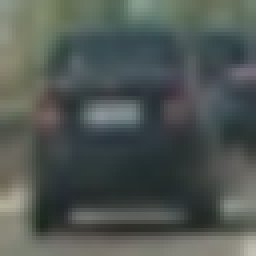
#> input picture test_images/Data2/vehicles/GTI_Far/image0002.png, 64 x 64 px (shown 4 times larger); its folder holds only this picture in this run
$ jupyter execute --allow-errors Untitled2.ipynb   (shell and % lines are left out)   (older library calls are emulated)
#> lines starting #> are read from the running program, lines starting #| are printed output that depends on the picture
[cell 1]
import matplotlib.image as mpimg
import matplotlib.pyplot as plt
import numpy as np
import cv2
import glob
import time
from sklearn.svm import LinearSVC
from sklearn.preprocessing import StandardScaler
from skimage.feature import hog
#from lesson_functions import *
# NOTE: the next import is only valid for scikit-learn version <= 0.17
# for scikit-learn >= 0.18 use:
# from sklearn.model_selection import train_test_split
from sklearn.cross_validation import train_test_split
from scipy.ndimage.measurements import label

[cell 2]
def get_hog_features(img, orient, pix_per_cell, cell_per_block,
                        vis=False, feature_vec=True):
    # Call with two outputs if vis==True
    if vis == True:
        features, hog_image = hog(img, orientations=orient,
                                  pixels_per_cell=(pix_per_cell, pix_per_cell),
                                  cells_per_block=(cell_per_block, cell_per_block),
                                  transform_sqrt=True,
                                  visualise=vis, feature_vector=feature_vec)
        return features, hog_image
    # Otherwise call with one output
    else:
        features = hog(img, orientations=orient,
                       pixels_per_cell=(pix_per_cell, pix_per_cell),
                       cells_per_block=(cell_per_block, cell_per_block),
                       transform_sqrt=True,
                       visualise=vis, feature_vector=feature_vec)
        return features

# Define a function to compute binned color features
def bin_spatial(img, size=(32, 32)):
    # Use cv2.resize().ravel() to create the feature vector
    features = cv2.resize(img, size).ravel()
    # Return the feature vector
    return features

# Define a function to compute color histogram features
# NEED TO CHANGE bins_range if reading .png files with mpimg!
def color_hist(img, nbins=32, bins_range=(0, 256)):
    # Compute the histogram of the color channels separately
    channel1_hist = np.histogram(img[:,:,0], bins=nbins, range=bins_range)
    channel2_hist = np.histogram(img[:,:,1], bins=nbins, range=bins_range)
    channel3_hist = np.histogram(img[:,:,2], bins=nbins, range=bins_range)
    # Concatenate the histograms into a single feature vector
    hist_features = np.concatenate((channel1_hist[0], channel2_hist[0], channel3_hist[0]))
    # Return the individual histograms, bin_centers and feature vector
    return hist_features

# Define a function to extract features from a list of images
# Have this function call bin_spatial() and color_hist()
def extract_features(imgs, color_space='RGB', spatial_size=(32, 32),
                        hist_bins=32, orient=9,
                        pix_per_cell=8, cell_per_block=2, hog_channel=0,
                        spatial_feat=True, hist_feat=True, hog_feat=True):
    # Create a list to append feature vectors to
    features = []
    # Iterate through the list of images
    for file in imgs:
        file_features = []
        # Read in each one by one
        #image = mpimg.imread(file)
        image = cv2.imread(file)
        image = cv2.cvtColor(image,cv2.COLOR_BGR2RGB)
        # apply color conversion if other than 'RGB'
        if color_space != 'RGB':
            if color_space == 'HSV':
                feature_image = cv2.cvtColor(image, cv2.COLOR_RGB2HSV)
            elif color_space == 'LUV':
                feature_image = cv2.cvtColor(image, cv2.COLOR_RGB2LUV)
            elif color_space == 'HLS':
                feature_image = cv2.cvtColor(image, cv2.COLOR_RGB2HLS)
            elif color_space == 'YUV':
                feature_image = cv2.cvtColor(image, cv2.COLOR_RGB2YUV)
            elif color_space == 'YCrCb':
                feature_image = cv2.cvtColor(image, cv2.COLOR_RGB2YCrCb)
        else: feature_image = np.copy(image)

        if spatial_feat == True:
            spatial_features = bin_spatial(feature_image, size=spatial_size)
            file_features.append(spatial_features)
        if hist_feat == True:
            # Apply color_hist()
            hist_features = color_hist(feature_image, nbins=hist_bins)
            file_features.append(hist_features)
        if hog_feat == True:
        # Call get_hog_features() with vis=False, feature_vec=True
            if hog_channel == 'ALL':
                hog_features = []
                for channel in range(feature_image.shape[2]):
                    hog_features.append(get_hog_features(feature_image[:,:,channel],
                                        orient, pix_per_cell, cell_per_block,
                                        vis=False, feature_vec=True))
                hog_features = np.ravel(hog_features)
            else:
                hog_features = get_hog_features(feature_image[:,:,hog_channel], orient,
                            pix_per_cell, cell_per_block, vis=False, feature_vec=True)
            # Append the new feature vector to the features list
            file_features.append(hog_features)
        features.append(np.concatenate(file_features))
    # Return list of feature vectors
    return features

# Define a function that takes an image,
# start and stop positions in both x and y,
# window size (x and y dimensions),
# and overlap fraction (for both x and y)
# [51 lines left out: functions slide_window, draw_boxes, not called in this run]

[cell 3]
# [77 lines left out: functions single_img_features, search_windows, not called in this run]

[cell 4]
cars = glob.glob('./test_images/Data2/vehicles/*/*.png')
notcars = glob.glob('./test_images/Data2/non-vehicles/*/*.png')

# Reduce the sample size because
# The quiz evaluator times out after 13s of CPU time
#sample_size = 5000
#cars = cars[0:sample_size]
#notcars = notcars[0:sample_size]

### TODO: Tweak these parameters and see how the results change.
color_space = 'YCrCb' # Can be RGB, HSV, LUV, HLS, YUV, YCrCb
orient = 8  # HOG orientations
pix_per_cell = 8 # HOG pixels per cell
cell_per_block = 2 # HOG cells per block
hog_channel ="ALL"# Can be 0, 1, 2, or "ALL"
spatial_size = (16,16) # Spatial binning dimensions
hist_bins = 32   # Number of histogram bins
spatial_feat = True # Spatial features on or off
hist_feat = True # Histogram features on or off
hog_feat = True # HOG features on or off
y_start_stop = [350,650] # Min and max in y to search in slide_window()
x_start_stop = [None, None]#[400,1300]

car_features = extract_features(cars, color_space=color_space,
                        spatial_size=spatial_size, hist_bins=hist_bins,
                        orient=orient, pix_per_cell=pix_per_cell,
                        cell_per_block=cell_per_block,
                        hog_channel=hog_channel, spatial_feat=spatial_feat,
                        hist_feat=hist_feat, hog_feat=hog_feat)
#> in extract_features, image is the input picture: shape (64, 64, 3); mean B, G, R 83.2, 87.3, 80.2
#> in extract_features, `feature_image = cv2.cvtColor(image, cv2.COLOR_RGB2YCrCb)`: feature_image: shape (64, 64, 3); mean of channels 0, 1, 2 84.7, 124.7, 127.2
#> in bin_spatial, `features = cv2.resize(img, size).ravel()`: features = 768 values, max 177 at index 765, min 39 at index 660, mean 112.4
#> in extract_features, `spatial_features = bin_spatial(feature_image, size=spatial_size)`: spatial_features has the same summary as features in bin_spatial
#> in color_hist, `hist_features = np.concatenate((channel1_hist[0], channel2_hist[0], ch..`: hist_features = 96 values, max 2685 at index 47, min 0 at index 0, mean 128
#> after the loop in extract_features, `for channel in range(feature_image.shape[2]):`: hog_features = 3 items
#> in extract_features, `hog_features = np.ravel(hog_features)`: hog_features = 4704 values, max 0.481 at index 1235, min 0 at index 3, mean 0.128
#> car_features = 2 items
notcar_features = extract_features(notcars, color_space=color_space,
                        spatial_size=spatial_size, hist_bins=hist_bins,
                        orient=orient, pix_per_cell=pix_per_cell,
                        cell_per_block=cell_per_block,
                        hog_channel=hog_channel, spatial_feat=spatial_feat,
                        hist_feat=hist_feat, hog_feat=hog_feat)

#> (the rest of this cell did not finish here and is left out)

#> (a cell that did not finish here is left out)

[cell 6]
import matplotlib.image as mpimg
import matplotlib.pyplot as plt
import numpy as np
import pickle
import cv2


color_space = 'YCrCb' # Can be RGB, HSV, LUV, HLS, YUV, YCrCb
orient = 8  # HOG orientations
pix_per_cell = 8 # HOG pixels per cell
cell_per_block = 2 # HOG cells per block
hog_channel ="ALL"# Can be 0, 1, 2, or "ALL"
spatial_size = (16,16) # Spatial binning dimensions
hist_bins = 32   # Number of histogram bins
spatial_feat = True # Spatial features on or off
hist_feat = True # Histogram features on or off
hog_feat = True # HOG features on or off
y_start_stop = [400,650] # Min and max in y to search in slide_window()
x_start_stop = [None, None]#[400,1300]


# Define a single function that can extract features using hog sub-sampling and make predictions
# [67 lines left out: function find_cars, not called in this run]

ystart = 400
ystop = 650
scale = 1.5

img=mpimg.imread('test_images/test5.jpg')
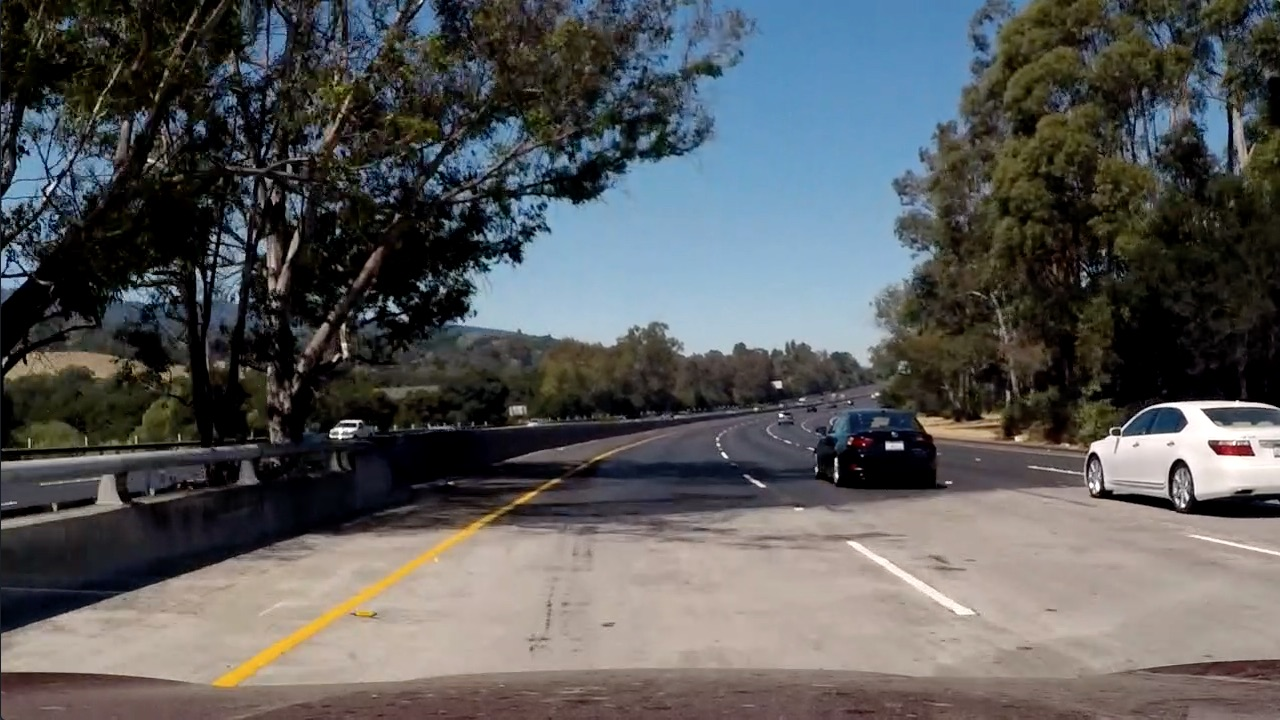
#> input picture test_images/test5.jpg, 1280 x 720 px
#> img is the input picture: shape (720, 1280, 3); mean R, G, B 88.5, 89.3, 89.8

#> (the rest of this cell did not finish here and is left out)

[cell 7]
# Define a single function that can extract features using hog sub-sampling and make predictions
def find_cars2(img, ystart, ystop, scale):

    color_space = 'YCrCb' # Can be RGB, HSV, LUV, HLS, YUV, YCrCb
    orient = 8  # HOG orientations
    pix_per_cell = 8 # HOG pixels per cell
    cell_per_block = 2 # HOG cells per block
    hog_channel ="ALL"# Can be 0, 1, 2, or "ALL"
    spatial_size = (16,16) # Spatial binning dimensions
    hist_bins = 32   # Number of histogram bins
    spatial_feat = True # Spatial features on or off
    hist_feat = True # Histogram features on or off
    hog_feat = True # HOG features on or off


    draw_img = np.copy(img)
    #img = img.astype(np.float32)/255

    boxes=[]
    img_tosearch = img[ystart:ystop,:,:]
    #ctrans_tosearch = convert_color(img_tosearch, conv='RGB2YCrCb')
    ctrans_tosearch =cv2.cvtColor(img_tosearch,cv2.COLOR_RGB2YCrCb)

    if scale != 1:
        imshape = ctrans_tosearch.shape
        ctrans_tosearch = cv2.resize(ctrans_tosearch, (np.int(imshape[1]/scale), np.int(imshape[0]/scale)))

    ch1 = ctrans_tosearch[:,:,0]
    ch2 = ctrans_tosearch[:,:,1]
    ch3 = ctrans_tosearch[:,:,2]

    # Define blocks and steps as above
    nxblocks = (ch1.shape[1] // pix_per_cell) - cell_per_block + 1
    nyblocks = (ch1.shape[0] // pix_per_cell) - cell_per_block + 1
    nfeat_per_block = orient*cell_per_block**2

    # 64 was the orginal sampling rate, with 8 cells and 8 pix per cell
    window = 64
    nblocks_per_window = (window // pix_per_cell) - cell_per_block + 1
    cells_per_step = 2  # Instead of overlap, define how many cells to step
    nxsteps = (nxblocks - nblocks_per_window) // cells_per_step
    nysteps = (nyblocks - nblocks_per_window) // cells_per_step

    # Compute individual channel HOG features for the entire image
    hog1 = get_hog_features(ch1, orient, pix_per_cell, cell_per_block, feature_vec=False)
    hog2 = get_hog_features(ch2, orient, pix_per_cell, cell_per_block, feature_vec=False)
    hog3 = get_hog_features(ch3, orient, pix_per_cell, cell_per_block, feature_vec=False)

    for xb in range(nxsteps):
        for yb in range(nysteps):
            ypos = yb*cells_per_step
            xpos = xb*cells_per_step
            # Extract HOG for this patch
            hog_feat1 = hog1[ypos:ypos+nblocks_per_window, xpos:xpos+nblocks_per_window].ravel()
            hog_feat2 = hog2[ypos:ypos+nblocks_per_window, xpos:xpos+nblocks_per_window].ravel()
            hog_feat3 = hog3[ypos:ypos+nblocks_per_window, xpos:xpos+nblocks_per_window].ravel()
            hog_features = np.hstack((hog_feat1, hog_feat2, hog_feat3))

            xleft = xpos*pix_per_cell
            ytop = ypos*pix_per_cell

            # Extract the image patch
            subimg = cv2.resize(ctrans_tosearch[ytop:ytop+window, xleft:xleft+window], (64,64))

            # Get color features
            spatial_features = bin_spatial(subimg, size=spatial_size)
            hist_features = color_hist(subimg, nbins=hist_bins)

            # Scale features and make a prediction
            test_features = X_scaler.transform(np.hstack((spatial_features, hist_features, hog_features)).reshape(1, -1))
            #test_features = X_scaler.transform(np.hstack((shape_feat, hist_feat)).reshape(1, -1))
            test_prediction = svc.predict(test_features)

            if test_prediction == 1:
                xbox_left = np.int(xleft*scale)
                ytop_draw = np.int(ytop*scale)
                win_draw = np.int(window*scale)
                boxes.append(((int(xbox_left), int(ytop_draw+ystart)),(int(xbox_left+win_draw),int(ytop_draw+win_draw+ystart))))
                cv2.rectangle(draw_img,(xbox_left, ytop_draw+ystart),(xbox_left+win_draw,ytop_draw+win_draw+ystart),(0,0,255),6)

    return boxes

ystart = 400
ystop = 656
scale = 1.5

img=mpimg.imread('test_images/test5.jpg')

#out_img,boxes = find_cars2(img, ystart, ystop, scale)

#plt.imshow(out_img)

[cell 8]
#image = mpimg.imread('test_images/test5.jpg')
#box_list= find_cars2(image)
#heat = np.zeros_like(image[:,:,0]).astype(np.float)

# [30 lines left out: functions add_heat, apply_threshold, draw_labeled_bboxes, not called in this run]

[cell 9]
def process_img(img):
    boxes=[]


    ystart = 400
    ystop = 450
    scale = 1.5
    boxes.append(find_cars2(img, ystart, ystop, scale))


    ystart = 420
    ystop = 470
    scale = 1.5
    boxes.append(find_cars2(img, ystart, ystop, scale))

    ystart = 400
    ystop = 500
    scale = 1.5
    boxes.append(find_cars2(img, ystart, ystop, scale))

    ystart = 450
    ystop = 550
    scale = 2
    boxes.append(find_cars2(img, ystart, ystop, scale))

    ystart = 450
    ystop = 600
    scale = 2
    boxes.append(find_cars2(img, ystart, ystop, scale))

    ystart = 400
    ystop = 600
    scale = 2
    boxes.append(find_cars2(img, ystart, ystop, scale))

    ystart = 500
    ystop = 650
    scale = 2.5
    boxes.append(find_cars2(img, ystart, ystop, scale))

    boxes = [item for sublist in boxes for item in sublist]
    return boxes

image=mpimg.imread('test_images/test4.jpg')
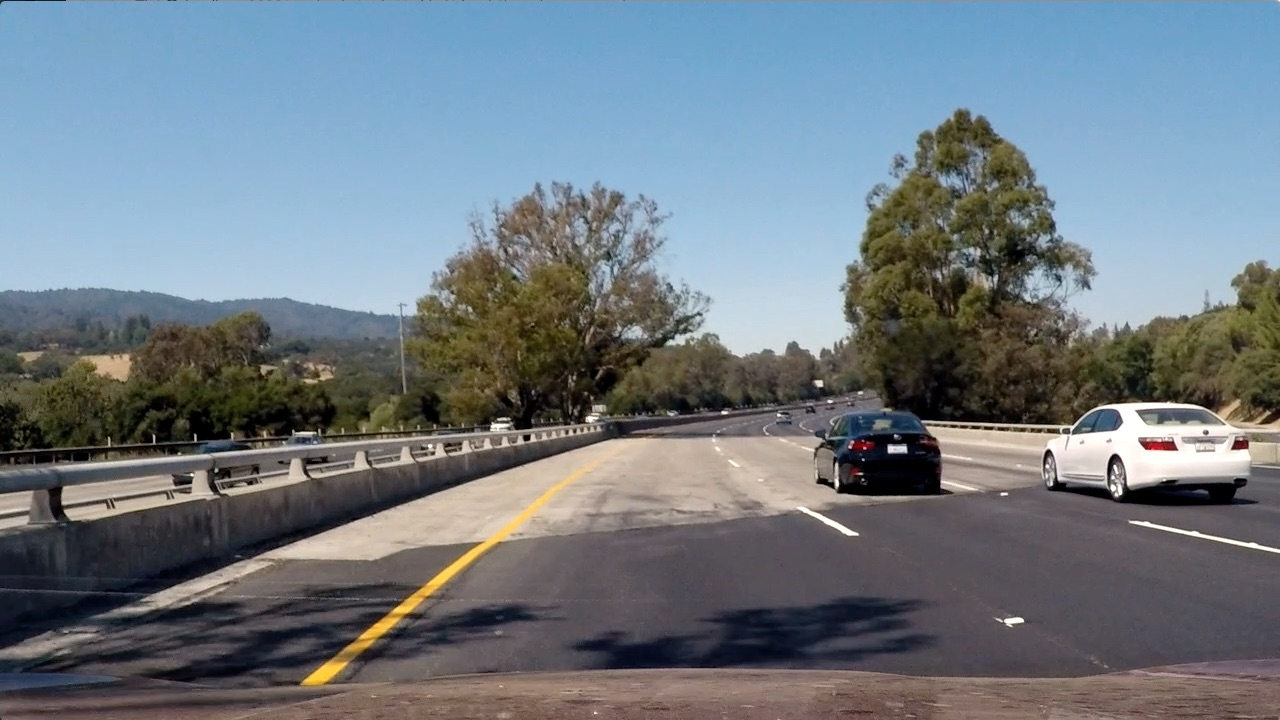
#> input picture test_images/test4.jpg, 1280 x 720 px
#> image is the input picture: shape (720, 1280, 3); mean R, G, B 112.2, 122.7, 130.9

#> (the rest of this cell did not finish here and is left out)

#> in find_cars2, `ctrans_tosearch =cv2.cvtColor(img_tosearch,cv2.COLOR_RGB2YCrCb)`: ctrans_tosearch: shape (50, 1280, 3); mean of channels 0, 1, 2 88.1, 131.3, 122.9
#> in find_cars2, `ctrans_tosearch = cv2.resize(ctrans_tosearch, (np.int(imshape[1]/scale..`: ctrans_tosearch: shape (33, 853, 3); mean of channels 0, 1, 2 88, 131.2, 122.9
#> after the loop in find_cars2, `for xb in range(nxsteps):`: boxes = []
#> in find_cars2 (call 2), `ctrans_tosearch =cv2.cvtColor(img_tosearch,cv2.COLOR_RGB2YCrCb)`: ctrans_tosearch: shape (50, 1280, 3); mean of channels 0, 1, 2 118.9, 132.5, 123.1
#> in find_cars2 (call 2), `ctrans_tosearch = cv2.resize(ctrans_tosearch, (np.int(imshape[1]/scale..`: ctrans_tosearch: shape (33, 853, 3); mean of channels 0, 1, 2 118.7, 132.4, 123
#> call 3 of find_cars2, with ystart = 400, ystop = 500, scale = 1.5
#> in find_cars2 (call 3), `ctrans_tosearch =cv2.cvtColor(img_tosearch,cv2.COLOR_RGB2YCrCb)`: ctrans_tosearch: shape (100, 1280, 3); mean of channels 0, 1, 2 107.1, 132.2, 123.1
#> in find_cars2 (call 3), `ctrans_tosearch = cv2.resize(ctrans_tosearch, (np.int(imshape[1]/scale..`: ctrans_tosearch: shape (66, 853, 3); mean of channels 0, 1, 2 107, 132.2, 123
#> in find_cars2 (call 3), `ch1 = ctrans_tosearch[:,:,0]`:
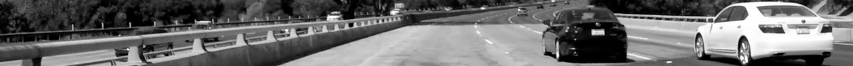
#> ch1: shape (66, 853); min 0, max 255, mean 107
#> in find_cars2 (call 3), `ch3 = ctrans_tosearch[:,:,2]`:
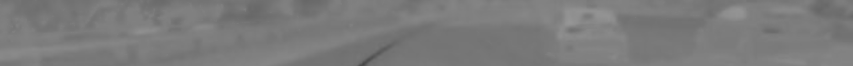
#> ch3: shape (66, 853); min 70, max 150, mean 123
#> call 4 of find_cars2, with ystart = 450, ystop = 550, scale = 2
#> in find_cars2 (call 4), `img_tosearch = img[ystart:ystop,:,:]`:
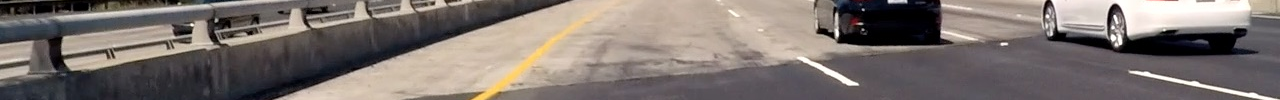
#> img_tosearch: shape (100, 1280, 3); mean R, G, B 123.5, 114.6, 110.4
#> in find_cars2 (call 4), `ctrans_tosearch =cv2.cvtColor(img_tosearch,cv2.COLOR_RGB2YCrCb)`: ctrans_tosearch: shape (100, 1280, 3); mean of channels 0, 1, 2 116.8, 132.8, 124.4
#> in find_cars2 (call 4), `ctrans_tosearch = cv2.resize(ctrans_tosearch, (np.int(imshape[1]/scale..`: ctrans_tosearch: shape (50, 640, 3); mean of channels 0, 1, 2 116.9, 132.8, 124.4
#> in find_cars2 (call 5), `ctrans_tosearch =cv2.cvtColor(img_tosearch,cv2.COLOR_RGB2YCrCb)`: ctrans_tosearch: shape (150, 1280, 3); mean of channels 0, 1, 2 106.3, 132.2, 125.7
#> in find_cars2 (call 5), `ctrans_tosearch = cv2.resize(ctrans_tosearch, (np.int(imshape[1]/scale..`: ctrans_tosearch: shape (75, 640, 3); mean of channels 0, 1, 2 106.4, 132.2, 125.7
#> in find_cars2 (call 5), `ch1 = ctrans_tosearch[:,:,0]`:
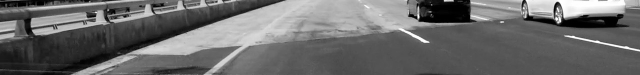
#> ch1: shape (75, 640); min 0, max 255, mean 106.4
#> in find_cars2 (call 5), `ch3 = ctrans_tosearch[:,:,2]`:
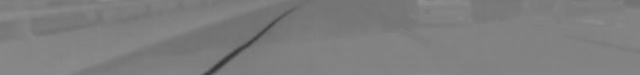
#> ch3: shape (75, 640); min 52, max 142, mean 125.7
#> in find_cars2 (call 6), `img_tosearch = img[ystart:ystop,:,:]`:
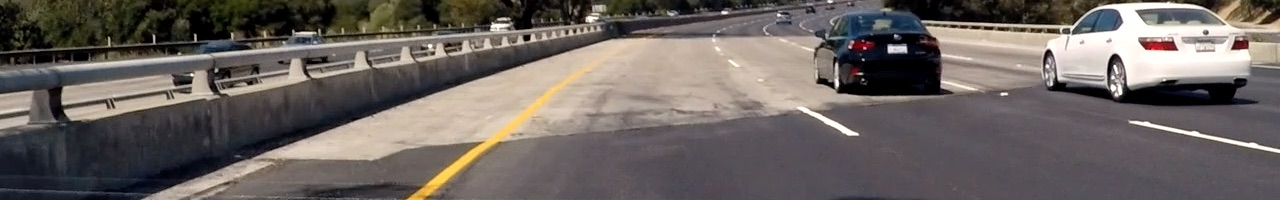
#> img_tosearch: shape (200, 1280, 3); mean R, G, B 107.2, 100, 96.4
#> in find_cars2 (call 6), `ctrans_tosearch =cv2.cvtColor(img_tosearch,cv2.COLOR_RGB2YCrCb)`: ctrans_tosearch: shape (200, 1280, 3); mean of channels 0, 1, 2 101.7, 131.9, 125
#> in find_cars2 (call 6), `ctrans_tosearch = cv2.resize(ctrans_tosearch, (np.int(imshape[1]/scale..`: ctrans_tosearch: shape (100, 640, 3); mean of channels 0, 1, 2 101.9, 132, 125
#> in find_cars2 (call 6), `ch1 = ctrans_tosearch[:,:,0]`:
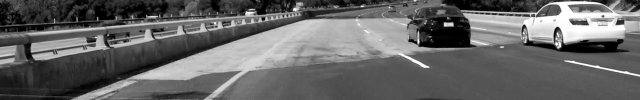
#> ch1: shape (100, 640); min 0, max 255, mean 101.9
#> in find_cars2 (call 6), `ch3 = ctrans_tosearch[:,:,2]`:
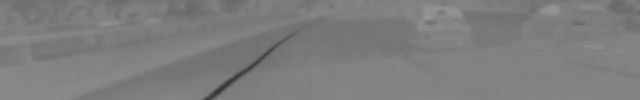
#> ch3: shape (100, 640); min 52, max 150, mean 125
#> after the loop in find_cars2, `for xb in range(nxsteps):`: subimg: shape (64, 64, 3); mean of channels 0, 1, 2 78, 130.5, 122.9

test_img_rects = draw_boxes(image, box_list,  thick=4)
plt.imshow(test_img_rects)

[cell 10]
heat = np.zeros_like(image[:,:,0]).astype(np.float)
#> heat: shape (720, 1280) float64; every value is 0

#> (the rest of this cell did not finish here and is left out)

[cell 11]
def pipeline(image):
    box_list=process_img(image)
    heat = np.zeros_like(image[:,:,0]).astype(np.float)
    heat = add_heat(heat,box_list)

    # Apply threshold to help remove false positives
    heat = apply_threshold(heat,1)
    # Visualize the heatmap when displaying
    heatmap = np.clip(heat, 0, 255)

    # Find final boxes from heatmap using label function
    labels = label(heatmap)
    draw_img = draw_labeled_bboxes(np.copy(image), labels)

    return draw_img

image=mpimg.imread('test_images/test4.jpg')
#> (the rest of this cell did not finish here and is left out)

[cell 12]
from moviepy.editor import VideoFileClip
from IPython.display import HTML

white_output = 'first_draft.mp4'
#> white_output = 'first_draft.mp4'
#> (the rest of this cell did not finish here and is left out)
